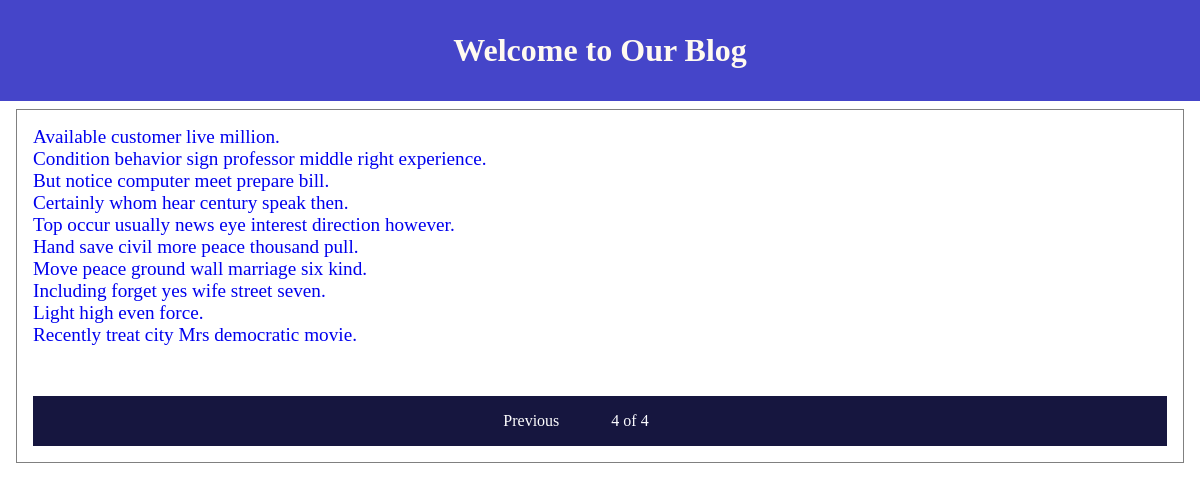
The app's page /blog/?page=4 with its own data.
### blog/models.py (models this page shows, shortened)
class Post(models.Model):
    STATUS_CHOICES = (
        ('draft', 'Draft'),
        ('published', 'Published'),
    )
    objects = models.Manager() #default Manager
    published = PublishedManager()
    title = models.CharField(max_length=50, null=True)
    slug = models.SlugField(max_length=250, unique_for_date='publish', null=True)
    author = models.ForeignKey(User,
                                on_delete=models.CASCADE,
                                related_name='blog_posts',
                                null=True)
    body = models.TextField(null=True)
    publish = models.DateTimeField(default=timezone.now)
    created = models.DateTimeField(auto_now_add=True, null=True)
    updated = models.DateTimeField(auto_now=True, null=True)
    views = models.IntegerField(default=0)
    like = models.IntegerField(default=0)
    status = models.CharField(max_length=10, choices=STATUS_CHOICES, default="draft")
    def get_absolute_url(self):
        return reverse('blog:post_details', args=[
            self.publish.year,
            self.publish.month,
            self.publish.day,
            self.slug])
    class Meta:
        ordering = ('-publish',)

### blog/views.py (the view)
# urls.py: path('', views.PostListView.as_view(), name="post_list"),
class PostListView(ListView):
    queryset = Post.objects.all()
    paginate_by = 15
    context_object_name = 'posts'
    template_name = 'blog/post_list.html'

### templates/blog/post_list.html
{% extends "blog/base.html" %}
{% block content %}
    {% for post in posts %}
        <a href="{{post.get_absolute_url}}" class="post_title">{{post.title}}</a><br/>
    {% endfor %}
    {% include "paginator.html" with page=page_obj %}
{% endblock %}

### static/css/styles.css (style rules this page uses)
body { padding: 0px; margin: 0px; }
.post_title { text-decoration: none; font-size: 1.2em; }

### records on screen
Post: title "Available customer live million."
Post: title "Condition behavior sign professor middle right experience."
Post: title "But notice computer meet prepare bill."
Post: title "Certainly whom hear century speak then."
Post: title "Top occur usually news eye interest direction however."
Post: title "Hand save civil more peace thousand pull."
Post: title "Move peace ground wall marriage six kind."
Post: title "Including forget yes wife street seven."
Post: title "Light high even force."
Post: title "Recently treat city Mrs democratic movie."

### other values on screen
{{ page.number }} "4"
{{ page.paginator.num_pages }} "4"
